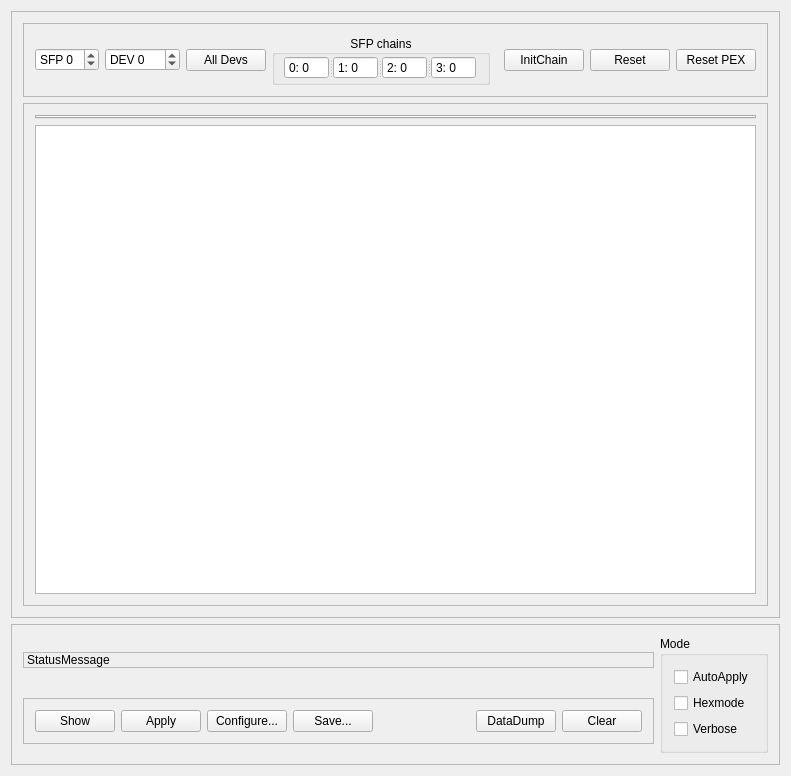
<?xml version="1.0" encoding="UTF-8"?>
<ui version="4.0">
 <class>NyxorGui</class>
 <widget class="QWidget" name="NyxorGui">
  <property name="geometry">
   <rect>
    <x>0</x>
    <y>0</y>
    <width>791</width>
    <height>776</height>
   </rect>
  </property>
  <property name="windowTitle">
   <string>NYXOR GUI</string>
  </property>
  <layout class="QGridLayout" name="gridLayout_3">
   <item row="0" column="0">
    <widget class="QScrollArea" name="scrollArea_3">
     <property name="sizePolicy">
      <sizepolicy hsizetype="Expanding" vsizetype="Preferred">
       <horstretch>0</horstretch>
       <verstretch>0</verstretch>
      </sizepolicy>
     </property>
     <property name="widgetResizable">
      <bool>true</bool>
     </property>
     <widget class="QWidget" name="scrollAreaWidgetContents_3">
      <property name="geometry">
       <rect>
        <x>0</x>
        <y>0</y>
        <width>769</width>
        <height>629</height>
       </rect>
      </property>
      <layout class="QVBoxLayout" name="verticalLayout">
       <item>
        <widget class="QFrame" name="configureframe">
         <property name="sizePolicy">
          <sizepolicy hsizetype="Preferred" vsizetype="Fixed">
           <horstretch>0</horstretch>
           <verstretch>0</verstretch>
          </sizepolicy>
         </property>
         <property name="frameShape">
          <enum>QFrame::StyledPanel</enum>
         </property>
         <property name="frameShadow">
          <enum>QFrame::Raised</enum>
         </property>
         <layout class="QHBoxLayout" name="horizontalLayout">
          <item>
           <widget class="QSpinBox" name="SFPspinBox">
            <property name="toolTip">
             <string>&lt;html&gt;&lt;head/&gt;&lt;body&gt;&lt;p&gt;Number of sfp chain. -1 for broadcast to all chains&lt;/p&gt;&lt;/body&gt;&lt;/html&gt;</string>
            </property>
            <property name="suffix">
             <string/>
            </property>
            <property name="prefix">
             <string>SFP </string>
            </property>
            <property name="minimum">
             <number>-1</number>
            </property>
            <property name="maximum">
             <number>3</number>
            </property>
            <property name="value">
             <number>0</number>
            </property>
           </widget>
          </item>
          <item>
           <widget class="QSpinBox" name="SlavespinBox">
            <property name="toolTip">
             <string>&lt;html&gt;&lt;head/&gt;&lt;body&gt;&lt;p&gt;Number of device at sfp chain. -1 for broadcast setting.&lt;/p&gt;&lt;/body&gt;&lt;/html&gt;</string>
            </property>
            <property name="suffix">
             <string/>
            </property>
            <property name="prefix">
             <string>DEV </string>
            </property>
            <property name="minimum">
             <number>-1</number>
            </property>
            <property name="maximum">
             <number>254</number>
            </property>
            <property name="value">
             <number>0</number>
            </property>
           </widget>
          </item>
          <item>
           <widget class="QPushButton" name="BroadcastButton">
            <property name="toolTip">
             <string>Set to broadcast mode</string>
            </property>
            <property name="text">
             <string>All Devs</string>
            </property>
            <property name="checkable">
             <bool>true</bool>
            </property>
            <property name="checked">
             <bool>false</bool>
            </property>
            <property name="autoDefault">
             <bool>false</bool>
            </property>
            <property name="flat">
             <bool>false</bool>
            </property>
           </widget>
          </item>
          <item>
           <widget class="QGroupBox" name="groupBox">
            <property name="title">
             <string>SFP chains</string>
            </property>
            <property name="alignment">
             <set>Qt::AlignCenter</set>
            </property>
            <property name="flat">
             <bool>false</bool>
            </property>
            <property name="checkable">
             <bool>false</bool>
            </property>
            <layout class="QGridLayout" name="gridLayout_5">
             <property name="leftMargin">
              <number>9</number>
             </property>
             <property name="topMargin">
              <number>1</number>
             </property>
             <property name="bottomMargin">
              <number>3</number>
             </property>
             <item row="0" column="0">
              <widget class="QSplitter" name="splitter">
               <property name="orientation">
                <enum>Qt::Horizontal</enum>
               </property>
               <widget class="QSpinBox" name="Chain0_Box">
                <property name="toolTip">
                 <string>Number of initialized devices at SFP 0 chain </string>
                </property>
                <property name="readOnly">
                 <bool>true</bool>
                </property>
                <property name="buttonSymbols">
                 <enum>QAbstractSpinBox::NoButtons</enum>
                </property>
                <property name="prefix">
                 <string>0: </string>
                </property>
                <property name="maximum">
                 <number>255</number>
                </property>
               </widget>
               <widget class="QSpinBox" name="Chain1_Box">
                <property name="toolTip">
                 <string>Number of initialized devices at SFP 1 chain </string>
                </property>
                <property name="readOnly">
                 <bool>true</bool>
                </property>
                <property name="buttonSymbols">
                 <enum>QAbstractSpinBox::NoButtons</enum>
                </property>
                <property name="prefix">
                 <string>1: </string>
                </property>
                <property name="maximum">
                 <number>255</number>
                </property>
                <property name="value">
                 <number>0</number>
                </property>
               </widget>
               <widget class="QSpinBox" name="Chain2_Box">
                <property name="toolTip">
                 <string>Number of initialized devices at SFP 2 chain </string>
                </property>
                <property name="readOnly">
                 <bool>true</bool>
                </property>
                <property name="buttonSymbols">
                 <enum>QAbstractSpinBox::NoButtons</enum>
                </property>
                <property name="prefix">
                 <string>2: </string>
                </property>
                <property name="maximum">
                 <number>255</number>
                </property>
               </widget>
               <widget class="QSpinBox" name="Chain3_Box">
                <property name="toolTip">
                 <string>Number of initialized devices at SFP 3 chain </string>
                </property>
                <property name="readOnly">
                 <bool>true</bool>
                </property>
                <property name="buttonSymbols">
                 <enum>QAbstractSpinBox::NoButtons</enum>
                </property>
                <property name="prefix">
                 <string>3: </string>
                </property>
                <property name="maximum">
                 <number>255</number>
                </property>
               </widget>
              </widget>
             </item>
            </layout>
           </widget>
          </item>
          <item>
           <spacer name="horizontalSpacer_2">
            <property name="orientation">
             <enum>Qt::Horizontal</enum>
            </property>
            <property name="sizeHint" stdset="0">
             <size>
              <width>378</width>
              <height>20</height>
             </size>
            </property>
           </spacer>
          </item>
          <item>
           <widget class="QPushButton" name="InitChainButton">
            <property name="toolTip">
             <string>&lt;html&gt;&lt;head/&gt;&lt;body&gt;&lt;p&gt;Initialize chain of slaves at SFP as set in spinbox&lt;/p&gt;&lt;/body&gt;&lt;/html&gt;</string>
            </property>
            <property name="text">
             <string>InitChain</string>
            </property>
           </widget>
          </item>
          <item>
           <widget class="QPushButton" name="ResetSlaveButton">
            <property name="toolTip">
             <string>&lt;html&gt;&lt;head/&gt;&lt;body&gt;&lt;p&gt;Reset logic on chosen NYXOR device&lt;/p&gt;&lt;/body&gt;&lt;/html&gt;</string>
            </property>
            <property name="text">
             <string>Reset</string>
            </property>
           </widget>
          </item>
          <item>
           <widget class="QPushButton" name="ResetBoardButton">
            <property name="toolTip">
             <string>Reset sfp engine on pex board</string>
            </property>
            <property name="text">
             <string>Reset PEX</string>
            </property>
           </widget>
          </item>
         </layout>
         <zorder>SFPspinBox</zorder>
         <zorder>SlavespinBox</zorder>
         <zorder>InitChainButton</zorder>
         <zorder>BroadcastButton</zorder>
         <zorder>ResetSlaveButton</zorder>
         <zorder>ResetBoardButton</zorder>
         <zorder>groupBox</zorder>
         <zorder>horizontalSpacer_2</zorder>
        </widget>
       </item>
       <item>
        <widget class="QScrollArea" name="scrollArea">
         <property name="widgetResizable">
          <bool>true</bool>
         </property>
         <widget class="QWidget" name="scrollAreaWidgetContents">
          <property name="geometry">
           <rect>
            <x>0</x>
            <y>0</y>
            <width>747</width>
            <height>538</height>
           </rect>
          </property>
          <layout class="QGridLayout" name="gridLayout">
           <item row="0" column="0">
            <widget class="QTabWidget" name="Nxyter_tabWidget">
             <property name="sizePolicy">
              <sizepolicy hsizetype="Expanding" vsizetype="Preferred">
               <horstretch>0</horstretch>
               <verstretch>0</verstretch>
              </sizepolicy>
             </property>
             <property name="currentIndex">
              <number>-1</number>
             </property>
            </widget>
           </item>
           <item row="1" column="0">
            <widget class="QPlainTextEdit" name="TextOutput">
             <property name="sizePolicy">
              <sizepolicy hsizetype="Expanding" vsizetype="Preferred">
               <horstretch>0</horstretch>
               <verstretch>1</verstretch>
              </sizepolicy>
             </property>
             <property name="minimumSize">
              <size>
               <width>0</width>
               <height>150</height>
              </size>
             </property>
             <property name="font">
              <font>
               <family>Andale Mono</family>
              </font>
             </property>
             <property name="readOnly">
              <bool>true</bool>
             </property>
            </widget>
           </item>
          </layout>
         </widget>
        </widget>
       </item>
      </layout>
     </widget>
    </widget>
   </item>
   <item row="1" column="0">
    <widget class="QScrollArea" name="scrollArea_2">
     <property name="sizePolicy">
      <sizepolicy hsizetype="Expanding" vsizetype="Maximum">
       <horstretch>0</horstretch>
       <verstretch>0</verstretch>
      </sizepolicy>
     </property>
     <property name="widgetResizable">
      <bool>true</bool>
     </property>
     <widget class="QWidget" name="scrollAreaWidgetContents_2">
      <property name="geometry">
       <rect>
        <x>0</x>
        <y>0</y>
        <width>769</width>
        <height>115</height>
       </rect>
      </property>
      <layout class="QGridLayout" name="gridLayout_2">
       <item row="0" column="0">
        <widget class="QLabel" name="StatusLabel">
         <property name="sizePolicy">
          <sizepolicy hsizetype="Preferred" vsizetype="Fixed">
           <horstretch>0</horstretch>
           <verstretch>0</verstretch>
          </sizepolicy>
         </property>
         <property name="toolTip">
          <string>&lt;html&gt;&lt;head/&gt;&lt;body&gt;&lt;p&gt;Currently shown device and last refresh time&lt;/p&gt;&lt;/body&gt;&lt;/html&gt;</string>
         </property>
         <property name="locale">
          <locale language="English" country="UnitedStates"/>
         </property>
         <property name="frameShape">
          <enum>QFrame::StyledPanel</enum>
         </property>
         <property name="text">
          <string>StatusMessage</string>
         </property>
        </widget>
       </item>
       <item row="0" column="1" rowspan="2">
        <widget class="QGroupBox" name="ModesgroupBox">
         <property name="sizePolicy">
          <sizepolicy hsizetype="Preferred" vsizetype="Fixed">
           <horstretch>0</horstretch>
           <verstretch>0</verstretch>
          </sizepolicy>
         </property>
         <property name="title">
          <string>Mode</string>
         </property>
         <layout class="QVBoxLayout" name="verticalLayout_5">
          <item>
           <widget class="QCheckBox" name="checkBox_AA">
            <property name="toolTip">
             <string>&lt;html&gt;&lt;head/&gt;&lt;body&gt;&lt;p&gt;If checked modified values will be applyed directly when they are changed on gui &lt;/p&gt;&lt;/body&gt;&lt;/html&gt;</string>
            </property>
            <property name="text">
             <string>AutoApply</string>
            </property>
           </widget>
          </item>
          <item>
           <widget class="QCheckBox" name="HexBox">
            <property name="toolTip">
             <string>&lt;html&gt;&lt;head/&gt;&lt;body&gt;&lt;p&gt;Check for hexadecimal numbers mode&lt;/p&gt;&lt;/body&gt;&lt;/html&gt;</string>
            </property>
            <property name="text">
             <string>Hexmode</string>
            </property>
           </widget>
          </item>
          <item>
           <widget class="QCheckBox" name="DebugBox">
            <property name="toolTip">
             <string>&lt;html&gt;&lt;head/&gt;&lt;body&gt;&lt;p&gt;Check for verbose debug mode of gosipcmd&lt;/p&gt;&lt;/body&gt;&lt;/html&gt;</string>
            </property>
            <property name="text">
             <string>Verbose</string>
            </property>
           </widget>
          </item>
         </layout>
        </widget>
       </item>
       <item row="1" column="0">
        <widget class="QFrame" name="controlframe">
         <property name="sizePolicy">
          <sizepolicy hsizetype="Preferred" vsizetype="Fixed">
           <horstretch>0</horstretch>
           <verstretch>0</verstretch>
          </sizepolicy>
         </property>
         <property name="frameShape">
          <enum>QFrame::StyledPanel</enum>
         </property>
         <property name="frameShadow">
          <enum>QFrame::Raised</enum>
         </property>
         <layout class="QHBoxLayout" name="horizontalLayout_3">
          <item>
           <widget class="QPushButton" name="RefreshButton">
            <property name="toolTip">
             <string>&lt;html&gt;&lt;head/&gt;&lt;body&gt;&lt;p&gt;Show values for current SFP and DEV.&lt;/p&gt;&lt;/body&gt;&lt;/html&gt;</string>
            </property>
            <property name="text">
             <string>Show</string>
            </property>
           </widget>
          </item>
          <item>
           <widget class="QPushButton" name="ApplyButton">
            <property name="toolTip">
             <string>&lt;html&gt;&lt;head/&gt;&lt;body&gt;&lt;p&gt;Apply settings to selected SFP and DEV&lt;/p&gt;&lt;/body&gt;&lt;/html&gt;</string>
            </property>
            <property name="text">
             <string>Apply</string>
            </property>
           </widget>
          </item>
          <item>
           <widget class="QPushButton" name="ConfigButton">
            <property name="toolTip">
             <string>&lt;html&gt;&lt;head/&gt;&lt;body&gt;&lt;p&gt;Set up registers from configuration file (*.gos)&lt;/p&gt;&lt;/body&gt;&lt;/html&gt;</string>
            </property>
            <property name="text">
             <string>Configure...</string>
            </property>
           </widget>
          </item>
          <item>
           <widget class="QPushButton" name="SaveConfigButton">
            <property name="toolTip">
             <string>&lt;!DOCTYPE HTML PUBLIC &quot;-//W3C//DTD HTML 4.0//EN&quot; &quot;http://www.w3.org/TR/REC-html40/strict.dtd&quot;&gt;
&lt;html&gt;&lt;head&gt;&lt;meta name=&quot;qrichtext&quot; content=&quot;1&quot; /&gt;&lt;style type=&quot;text/css&quot;&gt;
p, li { white-space: pre-wrap; }
&lt;/style&gt;&lt;/head&gt;&lt;body style=&quot; font-family:'Arial'; font-size:9pt; font-weight:400; font-style:normal;&quot;&gt;
&lt;p style=&quot; margin-top:12px; margin-bottom:12px; margin-left:0px; margin-right:0px; -qt-block-indent:0; text-indent:0px;&quot;&gt;Save registers to configuration file (*.gos or *.txt)&lt;/p&gt;&lt;/body&gt;&lt;/html&gt;</string>
            </property>
            <property name="text">
             <string>Save...</string>
            </property>
           </widget>
          </item>
          <item>
           <spacer name="horizontalSpacer">
            <property name="orientation">
             <enum>Qt::Horizontal</enum>
            </property>
            <property name="sizeHint" stdset="0">
             <size>
              <width>40</width>
              <height>20</height>
             </size>
            </property>
           </spacer>
          </item>
          <item>
           <widget class="QPushButton" name="DumpButton">
            <property name="toolTip">
             <string>&lt;html&gt;&lt;head/&gt;&lt;body&gt;&lt;p&gt;Dump main register contents of selected device&lt;/p&gt;&lt;/body&gt;&lt;/html&gt;</string>
            </property>
            <property name="text">
             <string>DataDump</string>
            </property>
           </widget>
          </item>
          <item>
           <widget class="QPushButton" name="ClearOutputButton">
            <property name="toolTip">
             <string>&lt;html&gt;&lt;head/&gt;&lt;body&gt;&lt;p&gt;Clear output text window&lt;/p&gt;&lt;/body&gt;&lt;/html&gt;</string>
            </property>
            <property name="text">
             <string>Clear</string>
            </property>
           </widget>
          </item>
         </layout>
        </widget>
       </item>
      </layout>
     </widget>
    </widget>
   </item>
  </layout>
 </widget>
 <layoutdefault spacing="6" margin="11"/>
 <tabstops>
  <tabstop>SFPspinBox</tabstop>
  <tabstop>SlavespinBox</tabstop>
  <tabstop>BroadcastButton</tabstop>
  <tabstop>InitChainButton</tabstop>
  <tabstop>ResetBoardButton</tabstop>
  <tabstop>TextOutput</tabstop>
  <tabstop>RefreshButton</tabstop>
  <tabstop>ApplyButton</tabstop>
  <tabstop>ConfigButton</tabstop>
  <tabstop>DumpButton</tabstop>
  <tabstop>ClearOutputButton</tabstop>
  <tabstop>DebugBox</tabstop>
 </tabstops>
 <resources/>
 <connections/>
</ui>
